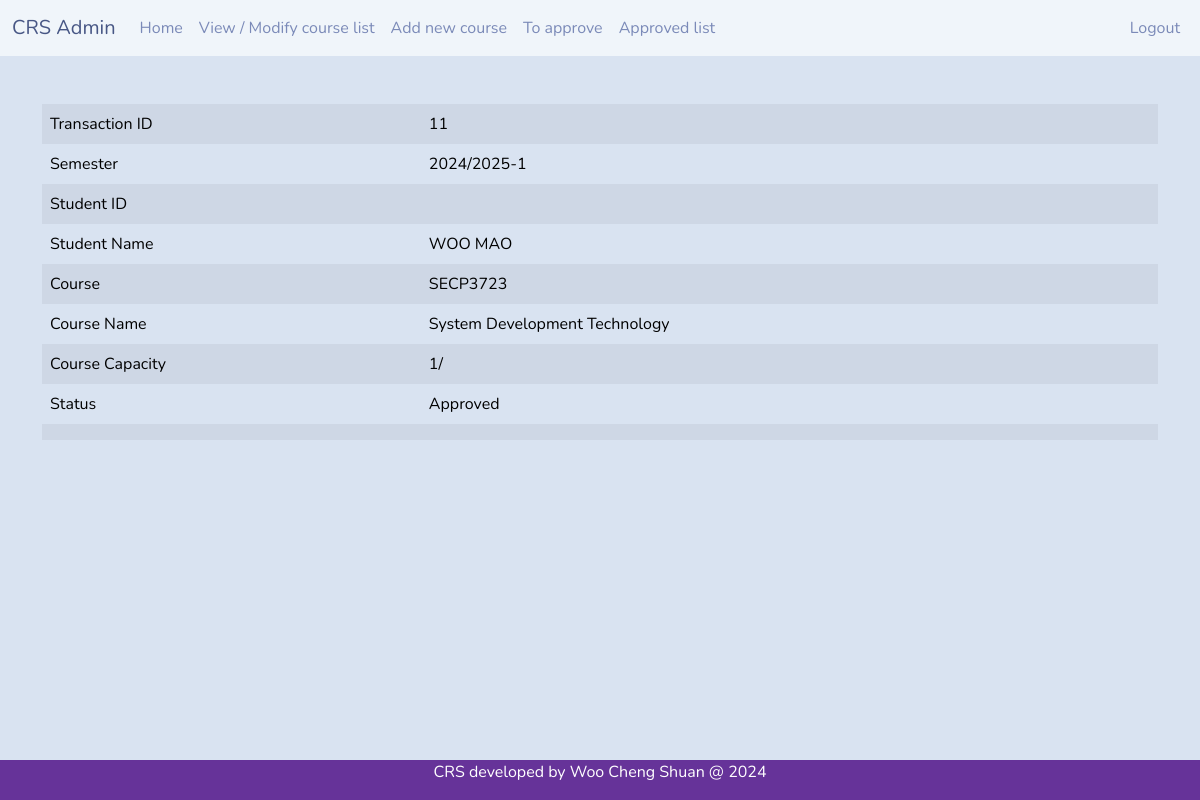
The page /courseapprovalprocess.php?id=11 (signed in) on the database its author committed.
### tables this page shows
CREATE TABLE `tb_registration` (
  `r_tid` int(11) NOT NULL COMMENT 'This is the transaction ID',
  `r_student` varchar(10) NOT NULL,
  `r_course` varchar(10) NOT NULL,
  `r_section` int(11) NOT NULL,
  `r_sem` varchar(11) NOT NULL,
  `r_status` int(11) NOT NULL
);

CREATE TABLE `tb_user` (
  `u_sno` varchar(10) NOT NULL,
  `u_pwd` varchar(255) DEFAULT NULL,
  `u_name` varchar(50) NOT NULL,
  `u_contact` varchar(20) DEFAULT NULL,
  `u_state` varchar(20) NOT NULL,
  `u_req` timestamp NULL DEFAULT NULL,
  `u_email` varchar(30) NOT NULL,
  `u_utype` int(11) NOT NULL,
  `session_id` varchar(255) DEFAULT NULL,
  `last_activity` datetime DEFAULT NULL
);

CREATE TABLE `tb_course` (
  `c_code` varchar(10) NOT NULL,
  `c_name` varchar(30) NOT NULL,
  `c_credit` int(11) NOT NULL,
  `c_sem` varchar(20) NOT NULL
);

CREATE TABLE `tb_regstatus` (
  `s_id` int(11) NOT NULL,
  `s_desc` varchar(20) NOT NULL
);

### courseapprovalprocess.php (the view, shortened to what this page needs)
<?php
include 'headeradvisor.php';
include 'dbconnect.php';
if(isset($_GET['id'])) {
  $tid = $_GET['id'];
}
$sql = "SELECT r.*, u.u_name, c.*, s.s_desc,
        (SELECT COUNT(*) FROM tb_registration
         WHERE r_course = r.r_course
         AND r_status = 2) as current_students
        FROM tb_registration r
        LEFT JOIN tb_user u ON r.r_student = u.u_sno
        LEFT JOIN tb_course c ON r.r_course = c.c_code
        LEFT JOIN tb_regstatus s ON r.r_status = s.s_id
        WHERE r_tid = '$tid'";
$result = mysqli_query($con, $sql);
$row = mysqli_fetch_array($result);
?>
<div class="container">
<br><br>
<table class="table table-striped table-hover">
  <tr>
    <td>Transaction ID</td>
    <td><?php echo $row['r_tid'];?></td>
  </tr>
  <tr>
    <td>Semester</td>
    <td><?php echo $row['r_sem'];?></td>
  </tr>
  <tr>
    <td>Student ID</td>
    <td><?php echo $row['u_sno'];?></td>
  </tr>
  <tr>
    <td>Student Name</td>
    <td><?php echo $row['u_name'];?></td>
  </tr>
  <tr>
    <td>Course</td>
    <td><?php echo $row['r_course'];?></td>
  </tr>
  <tr>
    <td>Course Name</td>
    <td><?php echo $row['c_name'];?></td>
  </tr>
  <tr>
    <td>Course Capacity</td>
    <td><?php echo $row['current_students']."/".$row['c_maxstudent'];?></td>
  </tr>
  <tr>
    <td>Status</td>
    <td><?php echo $row['s_desc'];?></td>
  </tr>
  <tr>
    <td colspan="2" class="text-center">
    </td>
  </tr>
</table>
</div>
<?php include 'footer.php';?>

### rows shown on the page
tb_registration: r_tid "11", r_sem "2024/2025-1", r_student.u_name "WOO MAO", r_course "SECP3723", r_course.c_name "System Development Technology", r_status.s_desc "Approved"

### other values the page prints
$row['current_students'] "1"
